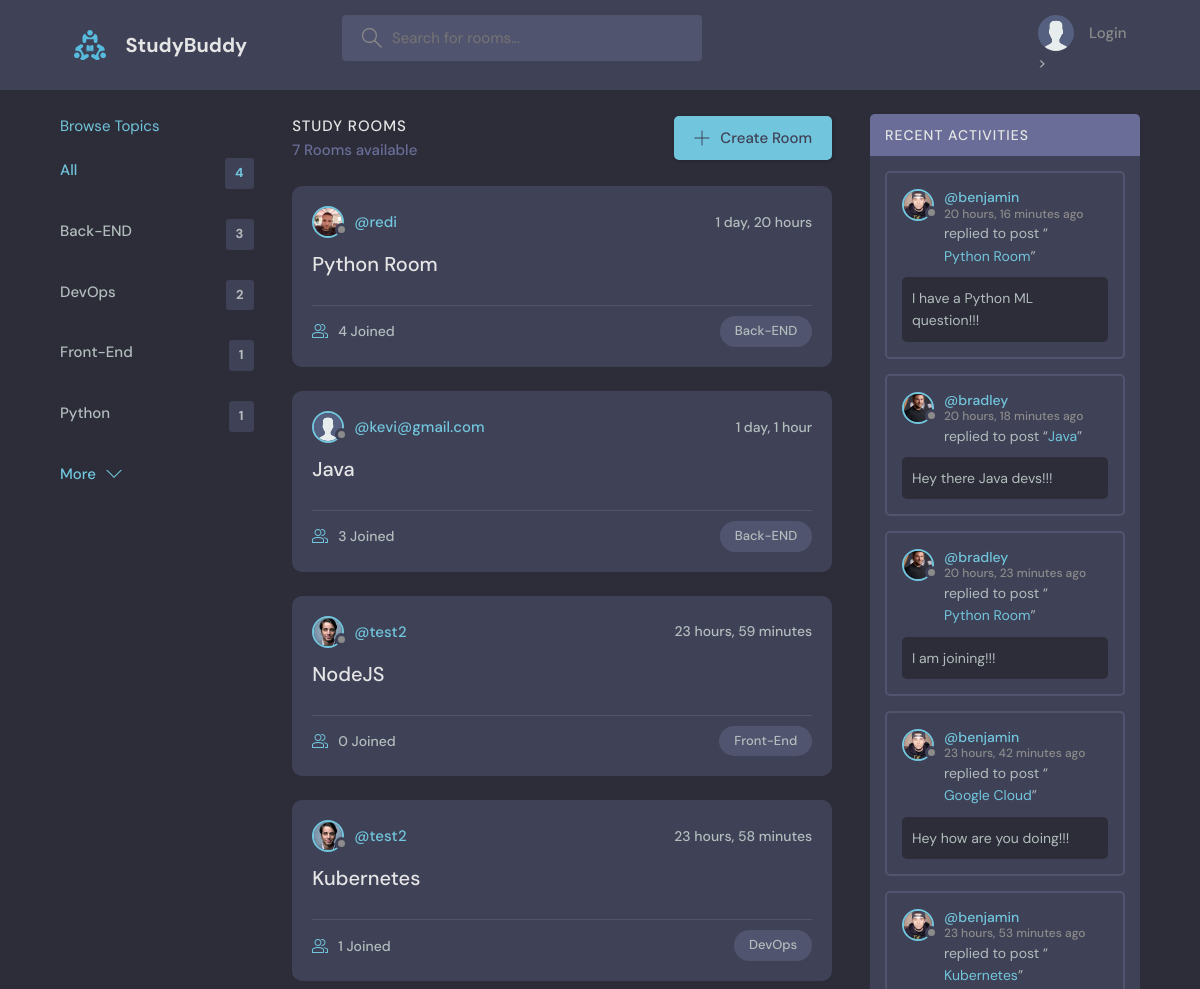
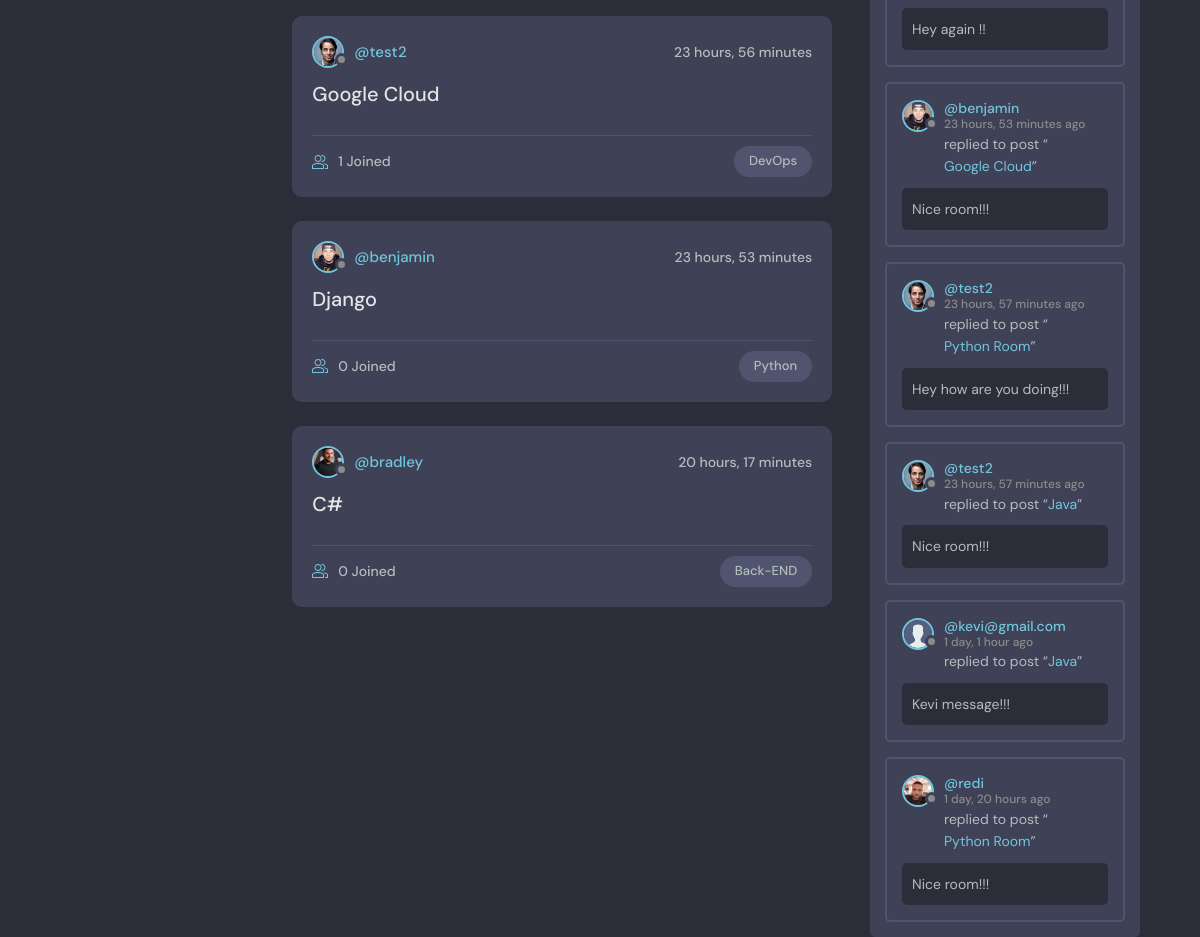
The page / on the database its author committed (2 pictures, top to bottom).
### base/models.py (models this page shows, shortened)
class Topic(models.Model):
    name = models.CharField(max_length=200)

class Room(models.Model):
    host = models.ForeignKey(User, on_delete=models.SET_NULL, null=True)
    topic = models.ForeignKey(Topic, on_delete=models.SET_NULL, null=True)
    name = models.CharField(max_length=200)
    description = models.TextField(null=True, blank=True)
    participants = models.ManyToManyField(User, related_name='participants', blank=True)
    updated = models.DateTimeField(auto_now=True)
    created = models.DateTimeField(auto_now_add=True)
    class Meta:
        ordering = ['-updated', '-created']
    def __str__(self):
        return self.name

class User(AbstractUser):
    name = models.CharField(max_length=200, null=True)
    email = models.EmailField(unique=True, null=True)
    bio = models.TextField(null=True)
    avatar = models.ImageField(null=True, default="avatar.svg")
    USERNAME_FIELD = 'email'
    REQUIRED_FIELDS = []

class Message(models.Model):
    user = models.ForeignKey(User, on_delete=models.CASCADE)
    room = models.ForeignKey(Room, on_delete=models.CASCADE)
    body = models.TextField()
    updated = models.DateTimeField(auto_now=True)
    created = models.DateTimeField(auto_now_add=True)
    class Meta:
        ordering = ['-updated', '-created']

### base/views.py (the view)
# urls.py: path('', views.home, name="home"),
def home(request):
    q = request.GET.get('q') if request.GET.get('q') is not None else ''
    rooms = Room.objects.filter(
        Q(topic__name__icontains=q) |
        Q(name__icontains=q) |
        Q(description__icontains=q)
    ).order_by('updated')
    room_count = rooms.count()
    topics = Topic.objects.annotate(room_count=Count('room')).order_by('-room_count')[0:5]
    topic_count = topics.count()
    room_messages = Message.objects.filter(Q(room__topic__name__icontains=q))
    context = {'rooms': rooms, 'topics': topics, 'room_count': room_count,
               'topic_count': topic_count, 'room_messages': room_messages}
    return render(request, 'base/home.html', context)

### base/templates/base/home.html (shortened to what this page needs)
{% extends 'base/main.html'%}
{% block content %}
    <main class="layout layout--3">
      <div class="container">
          {% include 'base/topics_components.html' %}
        <div class="roomList">
          <div class="roomList__header">
            <div>
              <h2>Study Rooms</h2>
              <p>{{ room_count }} Rooms available</p>
            </div>
            <a class="btn btn--main" href="{% url 'create-room' %}">
              <svg version="1.1" xmlns="http://www.w3.org/2000/svg" width="32" height="32" viewBox="0 0 32 32">
                <title>add</title>
                <path
                  d="M16.943 0.943h-1.885v14.115h-14.115v1.885h14.115v14.115h1.885v-14.115h14.115v-1.885h-14.115v-14.115z"
                ></path>
              </svg>
              Create Room
            </a>
          </div>
            {% include 'base/feed_component.html' %}
        </div>
        {% include 'base/activity_component.html' %}
      </div>
    </main>
{% endblock content %}

### base/templates/base/topics_components.html
<div class="topics">
          <div class="topics__header">
            <a href="{% url 'topics' %}">Browse Topics</a>
          </div>
          <ul class="topics__list">
            <li>
              <a href="{% url 'home' %}" class="active">All <span>{{ topics.count }}</span></a>
            </li>
            {% for topic in topics %}
            <li>
              <a href="{% url 'home' %}?q={{ topic.name }}">{{ topic.name }} <span>{{ topic.room_set.all.count }}</span></a>
            </li>
            {% endfor %}
          </ul>
          <a class="btn btn--link" href="{% url 'topics' %}">
            More
            <svg version="1.1" xmlns="http://www.w3.org/2000/svg" width="32" height="32" viewBox="0 0 32 32">
              <title>chevron-down</title>
              <path d="M16 21l-13-13h-3l16 16 16-16h-3l-13 13z"></path>
            </svg>
          </a>
        </div>

### base/templates/base/feed_component.html (shortened to what this page needs)
{% for room in rooms %}
<div class="roomListRoom">
    <div class="roomListRoom__header">
      <a href="{% url 'user-profile' room.host.id %}" class="roomListRoom__author">
        <div class="avatar avatar--small">
          <img src="{{ room.host.avatar.url }}" />
        </div>
        <span>@{{ room.host.username }}</span>
      </a>
      <div class="roomListRoom__actions">
        <span>{{ room.created|timesince }}</span>
      </div>
    </div>
    <div class="roomListRoom__content">
      <a href="{% url 'room' room.id %}">{{ room.name }}</a>
    </div>
    <div class="roomListRoom__meta">
      <a href="{% url 'room' room.id %}" class="roomListRoom__joined">
        {{ room.participants.all.count }} Joined
      </a>
      <p class="roomListRoom__topic">{{ room.topic.name }}</p>
    </div>
  </div>
  {% endfor %}

### base/templates/base/activity_component.html (shortened to what this page needs)
<div class="activities">
    <div class="activities__header">
        <h2>Recent Activities</h2>
    </div>
    {% for message in room_messages %}
    <div class="activities__box">
        <div class="activities__boxHeader roomListRoom__header">
            <a href="{% url 'user-profile' message.user.id %}" class="roomListRoom__author">
                <div class="avatar avatar--small">
                    <img src="{{message.user.avatar.url}}" />
                </div>
                <p>
                    @{{message.user.username}}
                    <span>{{message.created|timesince}} ago</span>
                </p>
            </a>
        </div>
        <div class="activities__boxContent">
            <p>replied to post “<a href="{% url 'room' message.room.id %}">{{message.room}}</a>”</p>
            <div class="activities__boxRoomContent">{{message.body}}</div>
        </div>
    </div>
    {% endfor %}
</div>

### rows shown on the page
Topic: name "Back-END", room_set.all.count "3"
Topic: name "DevOps", room_set.all.count "2"
Topic: name "Front-End", room_set.all.count "1"
Topic: name "Python", room_set.all.count "1"
Room: host.avatar (picture), host.username "redi", created "1 day, 20 hours", name "Python Room", participants.all.count "4", topic.name "Back-END"
Room: host.avatar (placeholder picture), host.username "kevi@gmail.com", created "1 day, 1 hour", name "Java", participants.all.count "3", topic.name "Back-END"
Room: host.avatar (picture), host.username "test2", created "23 hours, 59 minutes", name "NodeJS", participants.all.count "0", topic.name "Front-End"
Room: host.avatar (picture), host.username "test2", created "23 hours, 58 minutes", name "Kubernetes", participants.all.count "1", topic.name "DevOps"
Room: host.avatar (picture), host.username "test2", created "23 hours, 56 minutes", name "Google Cloud", participants.all.count "1", topic.name "DevOps"
Room: host.avatar (picture), host.username "benjamin", created "23 hours, 53 minutes", name "Django", participants.all.count "0", topic.name "Python"
Room: host.avatar (picture), host.username "bradley", created "20 hours, 17 minutes", name "C#", participants.all.count "0", topic.name "Back-END"
Message: user.avatar (picture), user.username "benjamin", created "20 hours, 16 minutes", room "Python Room", body "I have a Python ML question!!!"
Message: user.avatar (picture), user.username "bradley", created "20 hours, 18 minutes", room "Java", body "Hey there Java devs!!!"
Message: user.avatar (picture), user.username "bradley", created "20 hours, 23 minutes", room "Python Room", body "I am joining!!!"
Message: user.avatar (picture), user.username "benjamin", created "23 hours, 42 minutes", room "Google Cloud", body "Hey how are you doing!!!"
Message: user.avatar (picture), user.username "benjamin", created "23 hours, 53 minutes", room "Kubernetes", body "Hey again !!"
Message: user.avatar (picture), user.username "benjamin", created "23 hours, 53 minutes", room "Google Cloud", body "Nice room!!!"
Message: user.avatar (picture), user.username "test2", created "23 hours, 57 minutes", room "Python Room", body "Hey how are you doing!!!"
Message: user.avatar (picture), user.username "test2", created "23 hours, 57 minutes", room "Java", body "Nice room!!!"
Message: user.avatar (placeholder picture), user.username "kevi@gmail.com", created "1 day, 1 hour", room "Java", body "Kevi message!!!"
Message: user.avatar (picture), user.username "redi", created "1 day, 20 hours", room "Python Room", body "Nice room!!!"

### other values the page prints
{{ topics.count }} "4"
{{ room_count }} "7"
